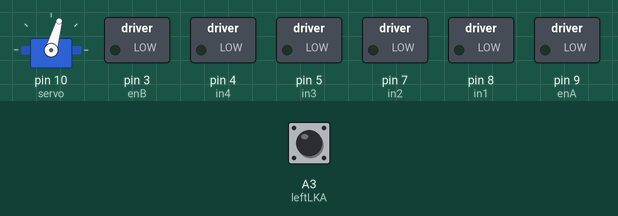
Simulated run of this sketch. Board: Arduino Uno, built with avr-gcc and run on an emulated ATmega328P. On the bench: servo, switched loads named in the sketch (green lamp = pin HIGH). The test bench sets the inputs (shaded band); at power-on: A3 (leftLKA) HIGH. What the sketch prints to the serial monitor is not drawn.

Above: at 1.2 s.
1.3 s: A3 (leftLKA) pulled LOW for 0.15 s
At 2.2 s:
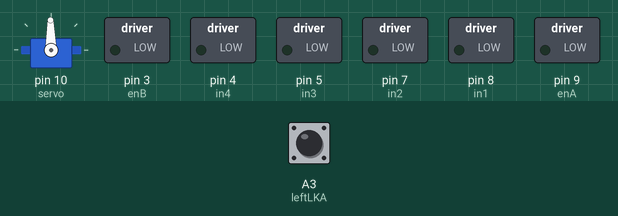
2.9 s: A3 (leftLKA) pulled LOW for 1 s
6.9 s: A3 (leftLKA) driven LOW
9.9 s: A3 (leftLKA) pulsed HIGH 2 times (0.12 s each, 0.3 s apart)
13.5 s: A3 (leftLKA) driven HIGH
Timing chart, 0 to 16.5 s (numbered marks = the images above; inputs shaded):
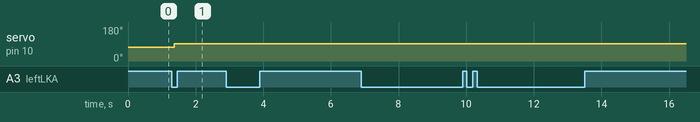

Measured:
- after the input at 1.3 s, servo on pin 10 (servo): 74° → 91° after 0.06 s
- after the input at 2.9 s, every drawn part: stays the same
- after the input at 6.9 s, every drawn part: stays the same
- after the input at 9.9 s, every drawn part: stays the same
- after the input at 13.5 s, every drawn part: stays the same

The sketch:

steer_drive_us_lka-ir.ino
```cpp
#include <Servo.h>
#include <math.h>

Servo servo;
int angle = 0;
boolean leftDone=0;
boolean rightDone=0;
boolean doneL=0;
boolean doneR=0;
//=================
// Motor A
int enA = 9;
int in1 = 8;
int in2 = 7;
// Motor B
int enB = 3;
int in3 = 5;
int in4 = 4;
//=================
//Trig to Arduino Pin 11, Echo to Arduino pins 2, 12, 13, A0, A1 & A2

#define trigPin 11
#define echoPinFL 2
#define echoPinFM 12
#define echoPinFR 13
#define echoPinRL A0
#define echoPinRM A1
#define echoPinRR A2
#define leftLKA A3 //Left Lane Keeping Assist IR
#define rightLKA A4 //Right Lane Keeping Assist IR

float durFL, distFL; // Front Left
float durFM, distFM; // Front Middle
float durFR, distFR; // Front Right
float durRL, distRL; //Rear Left
float durRM, distRM; //Rear Middle
float durRR, distRR; //Rear Right
//=================================
const int rightPin = 5;
double leftAoA = 0.0;
double rightAoA = 0.0;
//Finding minimum and maximum digital values according to min & max voltages that come from phase detector
int rightMinVal = 15; //(1024/5)*0.260 Volt, theretical minimum is 0.0 Volt
int rightMaxVal = 428; //(1024/5)*2.148 Volt, theoretical maximum is 1.8 Volt
//double rightA;
double rightVolt;
//=================================
void setup() {
  // setup code here, to run once:
  servo.writeMicroseconds(1305); //640-1970 range, middle at 1305 for 90deg
  servo.attach(10);
  Serial.begin(9600);
 //================
 // Set all the motor control pins to outputs
  pinMode(enA, OUTPUT);
  pinMode(enB, OUTPUT);
  pinMode(in1, OUTPUT);
  pinMode(in2, OUTPUT);
  pinMode(in3, OUTPUT);
  pinMode(in4, OUTPUT);
 //================
  pinMode(trigPin, OUTPUT);
  pinMode(echoPinFL, INPUT);
  pinMode(echoPinFM, INPUT);
  pinMode(echoPinFR, INPUT);
  pinMode(echoPinRL, INPUT);
  pinMode(echoPinRM, INPUT);
  pinMode(echoPinRR, INPUT);
  pinMode(leftLKA, INPUT);
  pinMode(rightLKA, INPUT);
 //================
}

//=================
void drive(){
  // Turn on motor A
  digitalWrite(in1, HIGH);
  digitalWrite(in2, LOW);
  // Set speed to 100 out of possible range 0~255
  analogWrite(enA, 255);
  // Turn on motor B
  digitalWrite(in3, HIGH);
  digitalWrite(in4, LOW);
  // Set speed to 100 out of possible range 0~255
  analogWrite(enB, 255);
 }

void reverse(){
  // Now change motor directions
  digitalWrite(in1, LOW);
  digitalWrite(in2, HIGH);
  analogWrite(enA, 255);
  digitalWrite(in3, LOW);
  digitalWrite(in4, HIGH);
  analogWrite(enB, 255);
  }

void cease(){
  // Now turn off motors
  digitalWrite(in1, LOW);
  digitalWrite(in2, LOW);
  digitalWrite(in3, LOW);
  digitalWrite(in4, LOW);
  }
//=================
void straight() {
  servo.writeMicroseconds(1305);
}
void rapidR(double deg) {
  if (doneR == 0){
  servo.writeMicroseconds((1330/180)*(90+deg)+640);
  doneR=1;
}
}
void rapidL(double deg) {
  if (doneL == 0){
  servo.writeMicroseconds((1350/180)*(90-deg)+640);
  doneL=1;
}
}

void right(double degree, double rate) { //rate determines how rapidly the turn needed in ms degree/ms: 3<= range <=10
  //servo.writeMicroseconds(1305);
  rightDone = 0;
  for(angle = 1305; angle <=(1330/180)*(90+degree)+640;angle +=1){ // Turn some degrees to the right
  servo.writeMicroseconds(angle);
  delay(rate);
  }
  rightDone = 1;
}
void rightCure(double degree, double rate){//rate determines how rapidly the recovery needed in ms degree/ms: 3<= range <=10
  if (rightDone == 1){
    for(angle =  (1330/180)*(90+degree)+640; angle >=1305;angle -=1){
    servo.writeMicroseconds(angle);
    delay(rate);
    }
  //servo.writeMicroseconds(1305);
  rightDone = 0;
}
}
void left(double degree, double rate) {//rate determines how rapidly the turn needed in ms degree/ms: 3<= range <=10
  servo.writeMicroseconds(1305);
  for(angle = 1305; angle >=(1350/180)*(90-degree)+640;angle -=1){
  servo.writeMicroseconds(angle);
  delay(rate);
  }
}

void leftCure(double degree, double rate){ //rate determines how rapidly the recovery needed in ms degree/ms: 3<= range <=10
  for(angle = (1350/180)*(90-degree)+640; angle<= 1305; angle +=1){ //return servo to straight (90 degrees)
    servo.writeMicroseconds(angle);
  delay(rate);
  }
  //servo.writeMicroseconds(1305); // rapid straighten, to be safe
}

//======================
boolean isFLdetected(){ //Front Left sensor
  digitalWrite(trigPin, LOW);
  delayMicroseconds(2);
  digitalWrite(trigPin, HIGH);
  delayMicroseconds(10);
  digitalWrite(trigPin, LOW);

  durFL = pulseIn(echoPinFL, HIGH);
  distFL = (durFL / 2) * 0.0343;
  Serial.print("Distance FL = ");
  if (distFL <= 18) {
     Serial.print(distFL);
     Serial.println(" cm");
     Serial.println("FL - Obstacle detected within 18cm");
     return true;
     }
     else {
    Serial.println("FL - No Obstacle detected within 18cm");
    return false;
    delay(5);
    }
  delay(5);
}

boolean isFMdetected(){ //Front Middle sensor
  digitalWrite(trigPin, LOW);
  delayMicroseconds(2);
  digitalWrite(trigPin, HIGH);
  delayMicroseconds(10);
  digitalWrite(trigPin, LOW);

  durFM = pulseIn(echoPinFM, HIGH);
  distFM = (durFM / 2) * 0.0343;
  Serial.print("Distance FM = ");
  if (distFM <= 18) {
     Serial.print(distFM);
     Serial.println(" cm");
     Serial.println("FM - Obstacle detected within 18cm");
     return true;
     }
     else {
    Serial.println("FM - No Obstacle detected within 18cm");
    return false;
    delay(5);
    }
  delay(5);
}

boolean isFRdetected(){ //Front Right sensor
  digitalWrite(trigPin, LOW);
  delayMicroseconds(2);
  digitalWrite(trigPin, HIGH);
  delayMicroseconds(10);
  digitalWrite(trigPin, LOW);

  durFR = pulseIn(echoPinFR, HIGH);
  distFR = (durFR / 2) * 0.0343;
  Serial.print("Distance FR = ");
  if (distFR <= 18) {
     Serial.print(distFR);
     Serial.println(" cm");
     Serial.println("FR - Obstacle detected within 18cm");
     return true;
     }
     else {
    Serial.println("FR - No Obstacle detected within 18cm");
    return false;
    delay(5);
    }
  delay(5);
}

boolean isRLdetected(){ //Rear Left sensor
  digitalWrite(trigPin, LOW);
  delayMicroseconds(2);
  digitalWrite(trigPin, HIGH);
  delayMicroseconds(10);
  digitalWrite(trigPin, LOW);

  durRL = pulseIn(echoPinRL, HIGH);
  distRL = (durRL / 2) * 0.0343;
  Serial.print("Distance RL = ");
  if (distRL <= 18) {
     Serial.print(distRL);
     Serial.println(" cm");
     Serial.println("RL - Obstacle detected within 18cm");
     return true;
     }
     else {
    Serial.println("RL - No Obstacle detected within 18cm");
    return false;
    delay(5);
    }
  delay(5);
}

boolean isRMdetected(){ //Rear Middle sensor
  digitalWrite(trigPin, LOW);
  delayMicroseconds(2);
  digitalWrite(trigPin, HIGH);
  delayMicroseconds(10);
  digitalWrite(trigPin, LOW);

  durRM = pulseIn(echoPinRM, HIGH);
  distRM = (durRM / 2) * 0.0343;
  Serial.print("Distance RM = ");
  if (distRM <= 18) {
     Serial.print(distRM);
     Serial.println(" cm");
     Serial.println("RM - Obstacle detected within 18cm");
     return true;
     }
     else {
    Serial.println("RM - No Obstacle detected within 18cm");
    return false;
    delay(5);
    }
  delay(5);
}

boolean isRRdetected(){ //Rear Right sensor
  digitalWrite(trigPin, LOW);
  delayMicroseconds(2);
  digitalWrite(trigPin, HIGH);
  delayMicroseconds(10);
  digitalWrite(trigPin, LOW);

  durRR = pulseIn(echoPinRR, HIGH);
  distRR = (durRR / 2) * 0.0343;
  Serial.print("Distance RR = ");
  if (distRR <= 18) {
     Serial.print(distRR);
     Serial.println(" cm");
     Serial.println("RR - Obstacle detected within 18cm");
     return true;
     }
     else {
    Serial.println("RR - No Obstacle detected within 18cm");
    return false;
    delay(5);
    }
  delay(5);
}

boolean leftLKAstatus(){
  if (digitalRead(leftLKA) == LOW){
    Serial.println("Left lane marking detected, move to the right");
    return true;
  }
  else {
    Serial.println("Car within the left lane marking");
    return false;
    }
}

boolean rightLKAstatus(){
  if (digitalRead(rightLKA) == LOW){
    Serial.println("Right lane marking detected, move to the left");
    return true;
  }
  else {
    Serial.println("Car within the right lane marking");
    return false;
    }
}

//======================

  void printR(){//front pair
  int rightRead = analogRead(rightPin);
  rightVolt = rightRead*0.0048828125;
  double rightAng = map(rightRead, rightMinVal, rightMaxVal, 180.0, 0.0);
  double rightAngRad = rightAng/57.29578;
  rightAoA = (57.29578)*asin(rightAngRad/3.14159265);
  //Serial.print("Digital value Right:");
  //Serial.println(rightRead);
  //Serial.print("Voltage Right: ");
  //Serial.println(rightVolt);
  //Serial.print("Phase Difference Right: ");
  //Serial.println(rightAng);
  Serial.print("Angle of Arrival Right: ");
  Serial.println(rightAoA);
  //Serial.println();
}
//======================

void loop() {
    //drive();
    //straight();
    if (leftLKAstatus()){
       //right(30,4);
       rapidR(30);
      //delay(2000);
      }
      else{
      rightCure(30,4);
      }

  /*  if (rightLKAstatus()){
       left(30,4);
        delay(2000);
        }
        else{
        straight();
        }
*/
//    if (isFMdetected()||(isFLdetected()&&isFMdetected())||(isFRdetected()&&isFMdetected())){
//      cease();
//        delay(2000);
//    }
//      if (isFLdetected()){
//        right(40,4);
//      delay(2000);
//
//      }
//      rightCure(40,4);
//
//     if (isFRdetected()){
//        left(40,4);
//        delay(2000);
//      }
//      leftCure(40,4);

}
```
